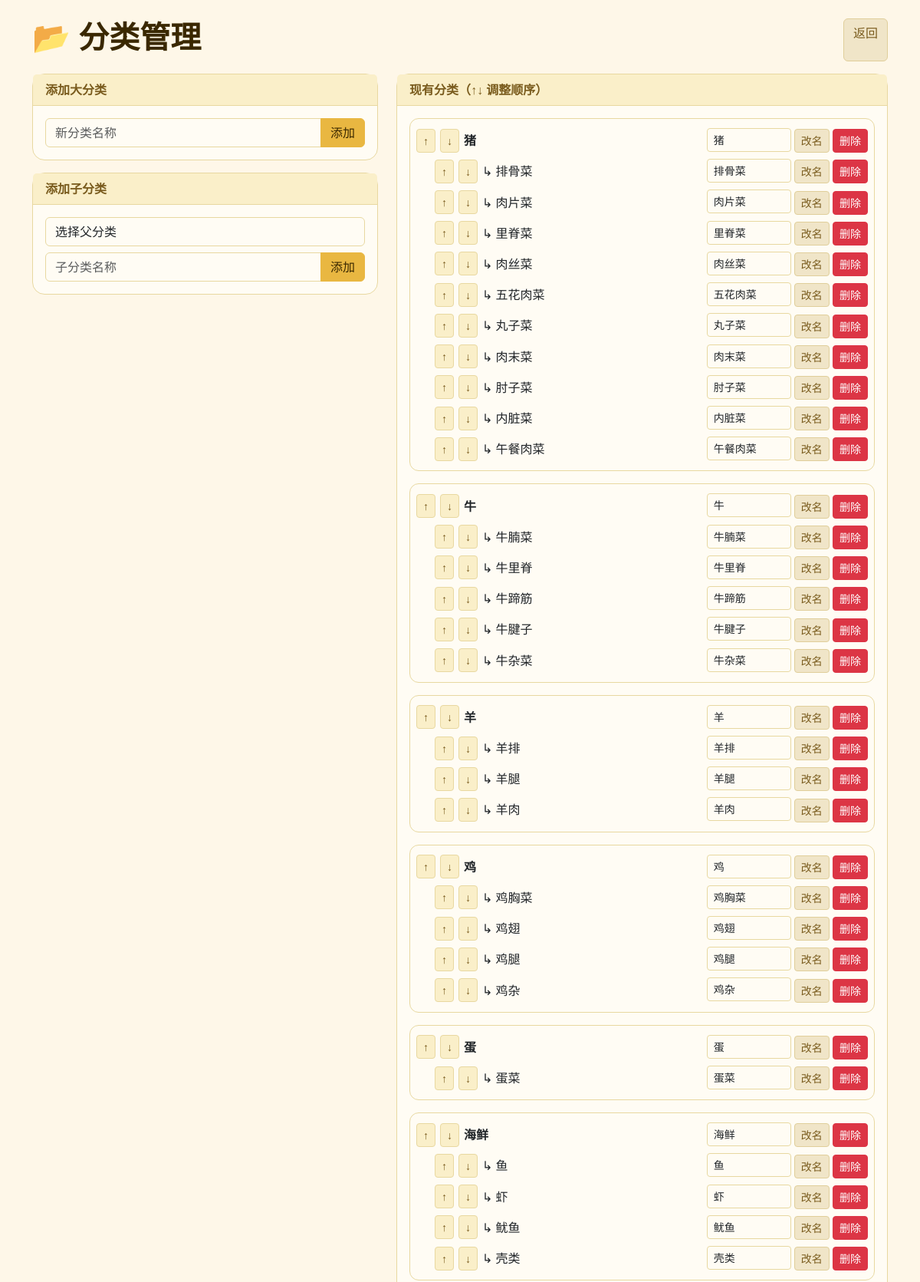
The app's page /admin/categories (signed in, upper part) with its own data.
### app.py (models this page shows)
class Category(db.Model):
    __tablename__ = 'categories'
    id = db.Column(db.Integer, primary_key=True)
    name = db.Column(db.String(80), nullable=False)
    parent_id = db.Column(db.Integer, default=0)   # 0 = 顶级，否则为父分类 id
    sort_order = db.Column(db.Integer, default=0)

### app.py (the view)
@app.route('/admin/categories')
@admin_required
def admin_categories():
    categories = Category.query.order_by(Category.sort_order).all()
    return render_template('admin_categories.html', categories=categories)

### app.py (called while the page is built)
def admin_required(f):
    @wraps(f)
    def decorated(*args, **kwargs):
        if not session.get('admin'):
            return redirect(url_for('admin_login'))
        return f(*args, **kwargs)
    return decorated

### templates/admin_categories.html (shortened to what this page needs)
<!DOCTYPE html>
<html lang="zh-CN">
<head>
    <link href="https://cdn.jsdelivr.net/npm/bootstrap@5.3.0-alpha1/dist/css/bootstrap.min.css" rel="stylesheet">
</head>
<body>
<div class="container mt-4">
    <div class="d-flex justify-content-between mb-3">
        <h1>📂 分类管理</h1>
        <a href="/admin/dashboard" class="btn btn-secondary">返回</a>
    </div>
    <div class="row">
        <div class="col-md-5">
            <div class="card mb-3">
                <div class="card-header">添加大分类</div>
                <div class="card-body">
                    <form method="post" action="/admin/category/add">
                        <div class="input-group">
                            <input type="text" name="name" class="form-control" placeholder="新分类名称" required>
                            <button class="btn btn-primary" type="submit">添加</button>
                        </div>
                    </form>
                </div>
            </div>
            <div class="card">
                <div class="card-header">添加子分类</div>
                <div class="card-body">
                    <form method="post" action="/admin/category/add">
                        <select name="parent_id" class="form-select mb-2" required>
                            <option value="">选择父分类</option>
                        </select>
                        <div class="input-group">
                            <input type="text" name="name" class="form-control" placeholder="子分类名称" required>
                            <button class="btn btn-primary" type="submit">添加</button>
                        </div>
                    </form>
                </div>
            </div>
        </div>
        <div class="col-md-7">
            <div class="card">
                <div class="card-header">现有分类（↑↓ 调整顺序）</div>
                <div class="card-body">
                    {% for cat in categories if cat.parent_id == 0 %}
                    <div class="mb-3 p-2 border rounded">
                        <div class="cat-row">
                            <form method="post" action="/admin/category/move" class="d-inline">
                                <button class="btn btn-sm btn-light" title="上移">↑</button>
                            </form>
                            <form method="post" action="/admin/category/move" class="d-inline">
                                <button class="btn btn-sm btn-light" title="下移">↓</button>
                            </form>
                            <strong class="me-auto">{{ cat.name }}</strong>
                            <span class="cat-actions">
                                <form method="post" action="/admin/category/edit/{{ cat.id }}" class="d-inline">
                                    <input type="text" name="name" value="{{ cat.name }}" class="form-control form-control-sm d-inline" style="width: 110px;">
                                    <button class="btn btn-sm btn-secondary">改名</button>
                                </form>
                                <a href="/admin/category/delete/{{ cat.id }}" class="btn btn-sm btn-danger" onclick="return confirm('删除大类需先清空其下子分类与菜品，确定继续？')">删除</a>
                            </span>
                        </div>
                        {% for sub in categories if sub.parent_id == cat.id %}
                        <div class="cat-row ms-4">
                            <form method="post" action="/admin/category/move" class="d-inline">
                                <button class="btn btn-sm btn-light" title="上移">↑</button>
                            </form>
                            <form method="post" action="/admin/category/move" class="d-inline">
                                <button class="btn btn-sm btn-light" title="下移">↓</button>
                            </form>
                            <span class="me-auto">↳ {{ sub.name }}</span>
                            <span class="cat-actions">
                                <form method="post" action="/admin/category/edit/{{ sub.id }}" class="d-inline">
                                    <input type="text" name="name" value="{{ sub.name }}" class="form-control form-control-sm d-inline" style="width: 110px;">
                                    <button class="btn btn-sm btn-secondary">改名</button>
                                </form>
                                <a href="/admin/category/delete/{{ sub.id }}" class="btn btn-sm btn-danger" onclick="return confirm('确定删除子分类？')">删除</a>
                            </span>
                        </div>
                        {% endfor %}
                    </div>
                    {% endfor %}
                </div>
            </div>
        </div>
    </div>
</div>
</body>
</html>

### templates/admin_categories.html (style rules this page uses)
.cat-row { display: flex; align-items: center; gap: 6px; padding: 4px 0; }
.cat-actions form, .cat-actions a { display: inline-block; }
body { background: #fef7e8; color: #3a2800; font-family: 'Segoe UI','Noto Sans SC',system-ui; }
h1 { color: #3a2800; font-weight: 700; }
.card { border: 1px solid #e8d8a0 !important; border-radius: 16px !important; background: #fffcf4; }
.card-header { background: #faefc9 !important; border-bottom: 1px solid #e8d8a0 !important; color: #7a5c1e; font-weight: 600; }
.border.rounded { border-color: #e8d8a0 !important; background: #fffcf4; border-radius: 12px !important; }
.btn-primary { background: #e9b741; border-color: #e9b741; color: #3a2800; font-weight: 500; }
.btn-secondary { background: #f0e5c8; border-color: #e0ce9a; color: #7a5c1e; }
.btn-light { background: #faefc9; border-color: #e8d8a0; color: #7a5c1e; }
.form-control,.form-select { border-color: #e8d8a0; background: #fffcf4; }

### records on screen
Category: name "猪"
Category: name "排骨菜"
Category: name "肉片菜"
Category: name "里脊菜"
Category: name "肉丝菜"
Category: name "五花肉菜"
Category: name "丸子菜"
Category: name "肉末菜"
Category: name "肘子菜"
Category: name "内脏菜"
Category: name "午餐肉菜"
Category: name "牛"
Category: name "牛腩菜"
Category: name "牛里脊"
Category: name "牛蹄筋"
Category: name "牛腱子"
Category: name "牛杂菜"
Category: name "羊"
Category: name "羊排"
Category: name "羊腿"
Category: name "羊肉"
Category: name "鸡"
Category: name "鸡胸菜"
Category: name "鸡翅"
Category: name "鸡腿"
Category: name "鸡杂"
Category: name "蛋"
Category: name "蛋菜"
Category: name "海鲜"
Category: name "鱼"
Category: name "虾"
Category: name "鱿鱼"
Category: name "壳类"
